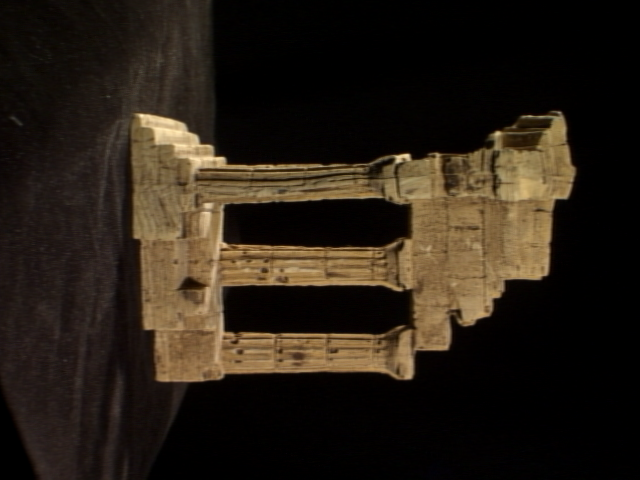
#> input picture WEEk_8/Images/templeSparseRing/templeSR0001.png, 640 x 480 px; its folder holds 6 pictures in this run
$ jupyter execute --allow-errors Ex_8.ipynb
#> lines starting #> are read from the running program, lines starting #| are printed output that depends on the picture
NAME: M.N.F.NIFLA
INDEX NO: 190413D

[cell 1]
import numpy as np
import cv2 as cv
import matplotlib.pyplot as plt

#> (the rest of this cell did not finish here and is left out)

[cell 2]
from scipy.linalg import null_space
def skew(x):
    x = x.ravel()
    return np.array([[0, -x[2], x[1]], [x[2],0,x[0]], [-x[1],x[0],0]])

#> (the rest of this cell did not finish here and is left out)

[cell 3]
x = np.array([130, 115, 1])
#> (the rest of this cell did not finish here and is left out)

[cell 4]
import cv2

# read the images
img1 = cv2.imread('Images/templeSparseRing/templeSR0001.png')
#> img1 is the input picture: shape (480, 640, 3); mean B, G, R 21.5, 31.4, 40.2
img2 = cv2.imread('Images/templeSparseRing/templeSR0002.png')
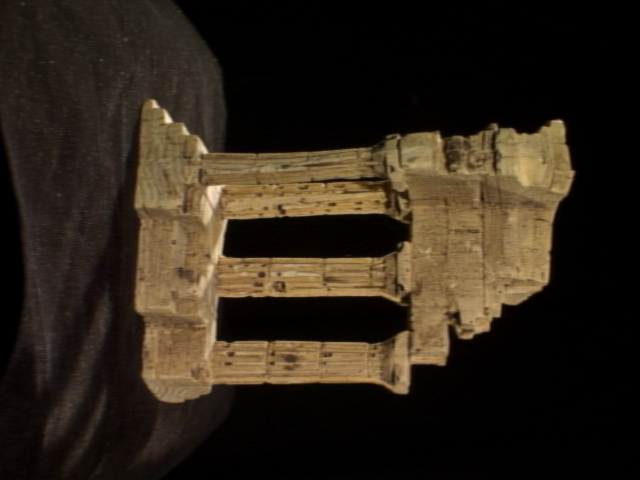
#> input picture WEEk_8/Images/templeSparseRing/templeSR0002.png, 640 x 480 px
#> img2 is the input picture: shape (480, 640, 3); mean B, G, R 24.9, 36.5, 46.1
assert img1 is not None
# convert images to grayscale
img1 = cv2.cvtColor(img1, cv2.COLOR_BGR2GRAY)
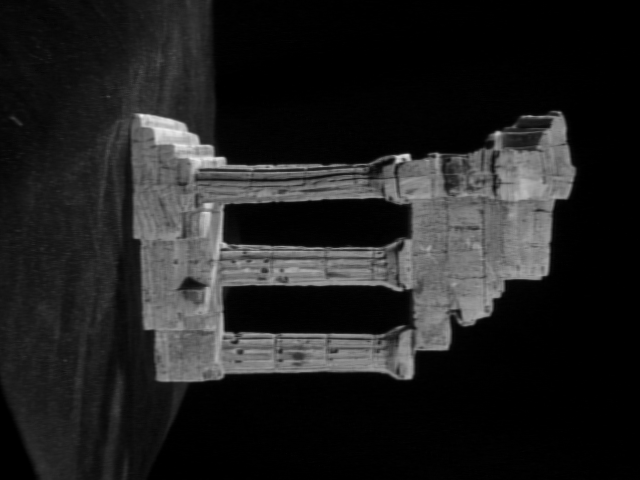
#> img1: shape (480, 640); min 0, max 237, mean 32.9
img2 = cv2.cvtColor(img2, cv2.COLOR_BGR2GRAY)
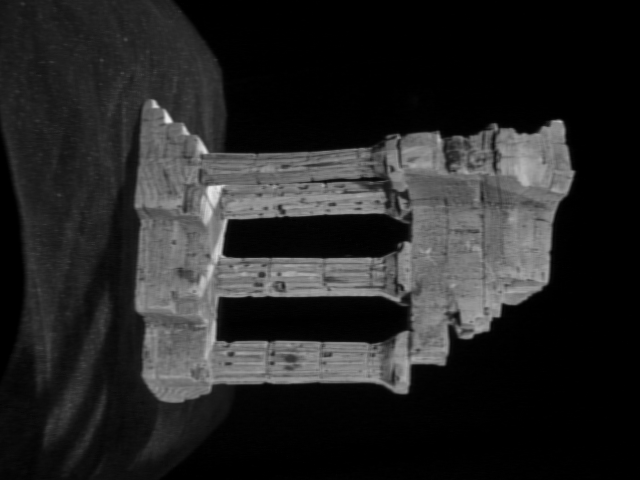
#> img2: shape (480, 640); min 0, max 236, mean 38.1
# create SIFT object
sift = cv2.SIFT_create()
# detect SIFT features in both images
keypoints_1, descriptors_1 = sift.detectAndCompute(img1,None)
#> keypoints_1 = 791 keypoints; strongest (x, y, size): (407, 156, 4.4), (398, 158, 5.5), (167, 131, 24), (497, 134, 4.9)
keypoints_2, descriptors_2 = sift.detectAndCompute(img2,None)
#> keypoints_2 = 778 keypoints; strongest (x, y, size): (168, 119, 5.3), (249, 239, 30.2), (202, 148, 6.9), (535, 162, 48.9)

# create feature matcher
bf = cv2.BFMatcher(cv2.NORM_L1, crossCheck=True)
# match descriptors of both images
matches = bf.match(descriptors_1,descriptors_2)
#> matches = 319 matches

# sort matches by distance
matches = sorted(matches, key = lambda x:x.distance)
# draw first 50 matches
matched_img = cv2.drawMatches(img1, keypoints_1, img2, keypoints_2, matches[:50], img2, flags=2)
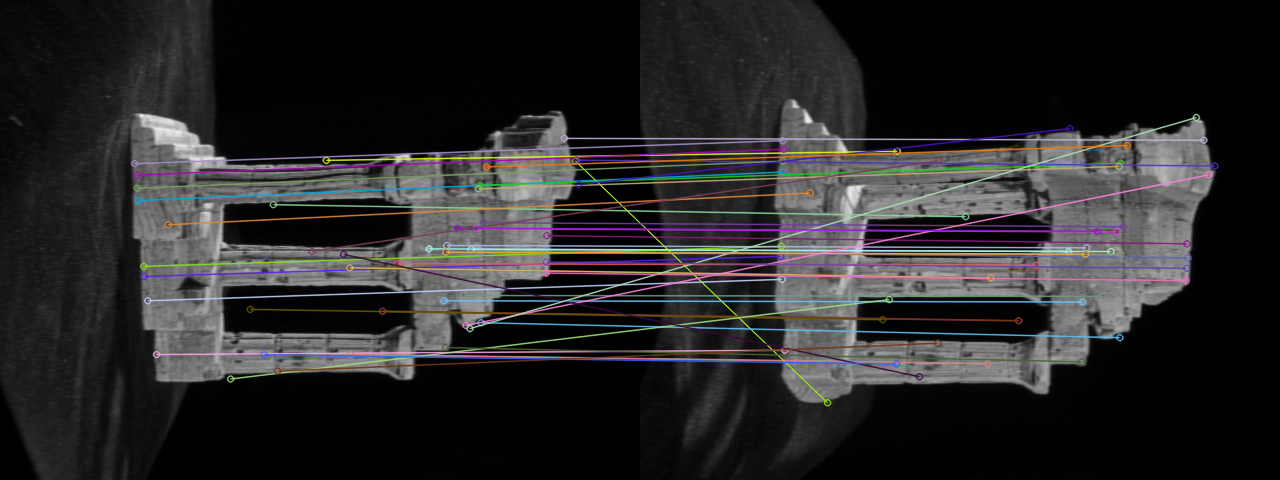
#> matched_img: shape (480, 1280, 3); mean of channels 0, 1, 2 40.5, 39.8, 40.8; drawn as B, G, R

# [6 lines of commented-out code are left out]

fig = plt.figure(figsize=(16,10))
plt.imshow(matched_img)
